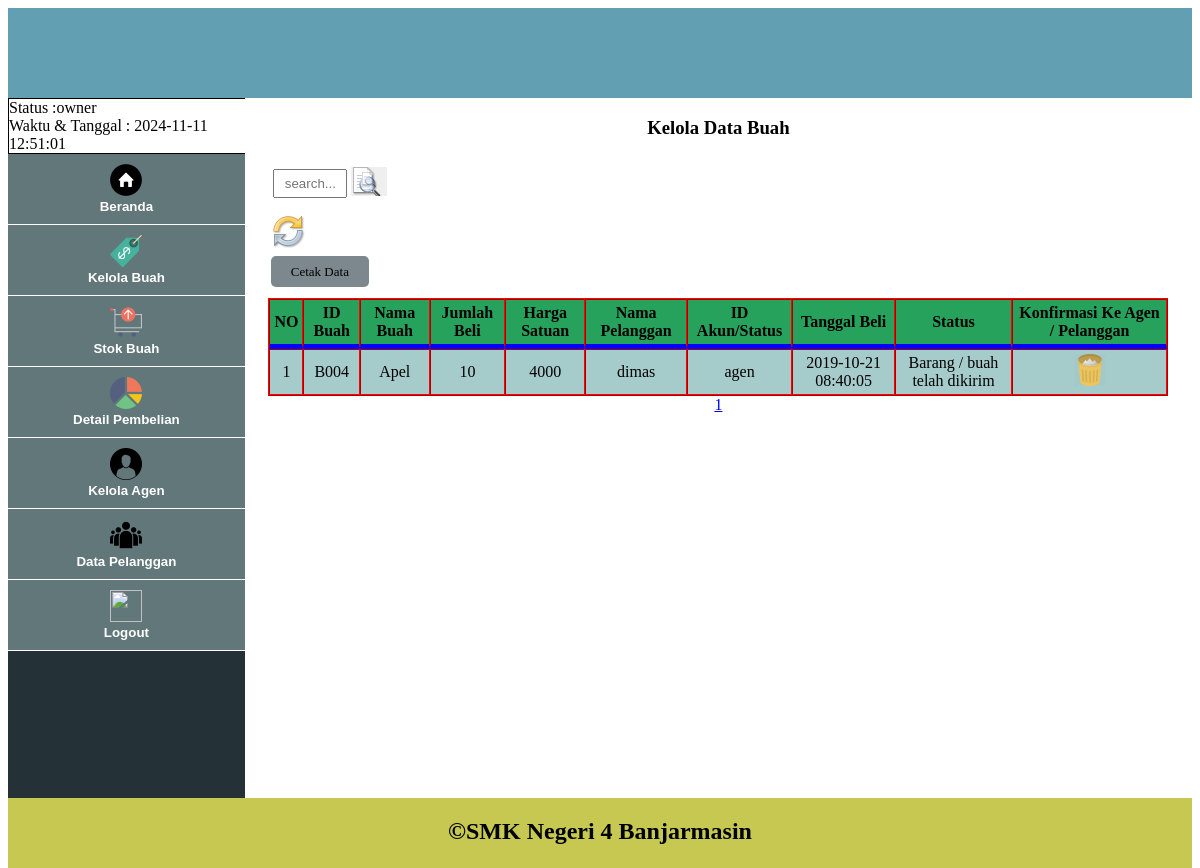
/Owner/Buah/tampil_buah.php (signed in), run on the app's committed database.
### tables this page shows
CREATE TABLE IF NOT EXISTS `tb_buah` (
  `id` int(30) NOT NULL AUTO_INCREMENT,
  `id_buah` varchar(30) NOT NULL,
  `nama_buah` varchar(30) NOT NULL,
  `jumlah_beli` int(11) NOT NULL,
  `harga_satuan` varchar(20) NOT NULL,
  `jumlah_stok` varchar(100) NOT NULL,
  `nama_pelanggan` text NOT NULL,
  `id_akun` varchar(20) NOT NULL,
  `tgl_beli` datetime NOT NULL,
  `total_harga` varchar(30) NOT NULL,
  `status` varchar(30) NOT NULL,
  PRIMARY KEY (`id`)
);

### Owner/Buah/tampil_buah.php (the view, shortened to what this page needs)
<!DOCTYPE html>
<html lang="en" dir="ltr">
  <head>
    <link rel="stylesheet" href="../../style.css">
  </head>
  <body>
    <div class="header">
    </div>
    <div class="sidebar">
      <div class="status">
        Status           :<?php echo $_SESSION['status']; ?> <br>
        Waktu & Tanggal  : <?php $sekarang = date('Y-m-d H:i:s'); echo $sekarang; ?>
      </div>
        <div class="btn-group">
           <button class="btnn" onClick="window.location='../index.php';"><img src="../../Icon/home.png" width=32 height=32><br><b>Beranda</b></button>
           <button class="btnn" onClick="window.location='tampil_buah.php';"><img src="../../Icon/price-tag-4.png" width=32 height=32><br><b>Kelola Buah</b></button>
           <button class="btnn" onClick="window.location='../Stok/tampil_stok.php';"><img src="../../Icon/cart-14.png" width=32 height=32><br><b>Stok Buah</b></button>
           <button class="btnn" onClick="window.location='../detail_pembelian.php';"><img src="../../Icon/pie-chart-1.png" width=32 height=32><br><b>Detail Pembelian</b></button>
           <button class="btnn" onClick="window.location='../Akun/tampil_akun.php';"><img src="../../Icon/agen.png" width=32 height=32><br><b>Kelola Agen</b></button>
           <button class="btnn" onClick="window.location='../Pelanggan/tampil_pelanggan.php';"><img src="../../Icon/pelanggan.png" width=32 height=32><br><b>Data Pelanggan</b></button>
           <button class="btnn" onClick="window.location='../../logout.php';"><img src="../../Icon/logout.png" width=32 height=32><br><b>Logout</b></button>
       </div>
    </div>
    <div class="body">
      <center><h3>Kelola Data Buah</h3></center>
      <div class="pencarian">
        <form method="post">
          <input type="text" name="key" class="cari" placeholder="search..." required>
          <button type="submit" name="cari" class="btn-cari"><img src="../../Icon/cari.png" width=16 height=16></button>&nbsp;
        </form><br>
        <a href="tampil_buah.php"><img src="../../Icon/refresh.png" width=32 height=32></a><br>
      </div>
      <?php
       include('../../koneksi.php');
       $sql = mysqli_query($koneksi,"SELECT * FROM tb_buah");
       $result = mysqli_num_rows($sql);
       if ($result == 0) {
         echo "";
       }else {
         echo "<a class='btn-cetak' href='cetak_buah.php'>Cetak Data</a><br><br>";
       }
      ?>
      <table border="1" cellpadding=4 cellspacing=0 width=95% align=center>
       <tr>
         <th>NO</th>
         <th>ID Buah</th>
         <th>Nama Buah</th>
         <th>Jumlah Beli</th>
         <th>Harga Satuan</th>
         <th>Nama Pelanggan</th>
         <th>ID Akun/Status</th>
         <th>Tanggal Beli</th>
         <th>Status</th>
         <th>Konfirmasi Ke Agen / Pelanggan</th>
       </tr>
       <?php
           include('../../koneksi.php');
           if (isset($_POST['cari'])) {
             $key = $_POST['key'];
             $cari_data = "SELECT * FROM tb_buah WHERE nama_buah LIKE '%$key%'";
           }else {
             $cari_data = "SELECT * FROM tb_buah";
           }
           $row = 5;
           $halaman = isset($_GET['halaman']) ? (int)$_GET['halaman'] : 1;
           $dimulai = ($halaman > 1) ? ($halaman * $row) - $row       : 0;
           $tampil1 = mysqli_query($koneksi,$cari_data);
           $result  = mysqli_num_rows($tampil1);
           $per_hal = ceil($result/$row);
           $tampil2 = mysqli_query($koneksi,"SELECT * FROM tb_buah ORDER BY id DESC LIMIT $dimulai, $row");
           $no = $dimulai+1;
           if ($result == 0) {
             echo "<tr><td colspan=11>Data Kosong</td></tr>";
           }else {
             if (isset($_POST['cari'])) {
               $tampil3 = $tampil1;
             }else {
               $tampil3 = $tampil2;
             }
             while ($data = mysqli_fetch_assoc($tampil3)) {
               echo "<tr>
                         <td>".$no++."</td>
                         <td>".$data['id_buah']."</td>
                         <td>".$data['nama_buah']."</td>
                         <td>".$data['jumlah_beli']."</td>
                         <td>".$data['harga_satuan']."</td>
                         <td>".$data['nama_pelanggan']."</td>
                         <td>".$data['id_akun']."</td>
                         <td>".$data['tgl_beli']."</td>
                         <td>".$data['status']."</td>
                         <td>";?>
                         <?php
                          if ($data['status']=="Barang / buah telah dikirim" || $data['status']=="Ditolak") {
                          echo "<a href='hapus_buah.php?id=".$data['id']."'";?>
                          onClick="return confirm('Hapus Pembelian Ini ?')"><img src="../../Icon/delete.png" width="32" height="32"</a></a>
                          </td>
                       <?php  } ?>
               </tr><?php
             }
           }
           ?>
      </table>
      <center>
        <?php for ($i=1; $i<=$per_hal; $i++) { ?>
          <a href="?halaman=<?php echo $i; ?>"><?php echo $i; ?></a>
       <?php } ?>
      </center>
    </div>
    <div class="footer">
      <center><h2>&copy;SMK Negeri 4 Banjarmasin</h2></center>
    </div>
  </body>
</html>

### style.css (style rules this page uses)
table { border-color: red; }
table th { border-bottom: 5px solid blue; background-color: rgb(39, 162, 92); }
table td { background-color: rgb(165, 203, 203); text-align: center; }
.header { width: 100%; height: 90px; background-color: #629fb3; float: left; }
.sidebar { width: 20%; height: 700px; background-color: #243237; float: left; }
.body { width: 80%; height: 700px; background-color: rgb(255, 255, 255); float: left; }
.footer { width: 100%; height: 70px; background-color: rgb(198, 200, 81); float: left; }
.btn-group .btnn { color: white; border: none; background-color: rgb(97, 119, 122); text-align: center; padding: 10px 20px; width: 100%; display: block; cursor: pointer; border-bottom: 1px solid rgb(255, 255, 255); }
.sidebar .status { border: 1px solid black; width: 100%; background-color: rgb(255, 255, 255); }
.pencarian { padding: 10px 28px; }
.pencarian .cari { padding: 5px 10px; width: 50px; -webkit-transition: width 1s; transition: width 1s; }
.pencarian .btn-cari { border: none; background-repeat: no-repeat; background-image: url("Icon/cari.png"); cursor: pointer; padding: 5px 10px; }
.btn-cetak { border-radius: 5px; text-decoration: none; font-size: 13px; margin-left: 26px; padding: 8px 20px; color: black; background-color: rgb(124, 136, 142); }

### data on the page
tb_buah: id_buah "B004", nama_buah "Apel", jumlah_beli "10", harga_satuan "4000", nama_pelanggan "dimas", id_akun "agen", tgl_beli "2019-10-21 08:40:05", status "Barang / buah telah dikirim"

### other printed values
$_SESSION['status'] "owner"
